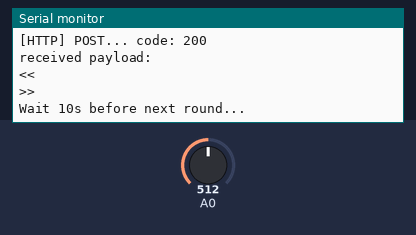
A sketch run on a simulated ESP8266 (NodeMCU). Parts: the last lines printed to the serial monitor. Inputs (shaded band) come from the test bench; at power-on: A0 = 512. WiFi joins after 1.5 s; servers stay silent unless stated; uploads are accepted with an empty reply; the local clock reads 2024-03-15 10:24:30 at power-on unless the sketch sets it.

Above: at 2.7 s.
2.8 s: A0 set to 716
At 2.87 s:
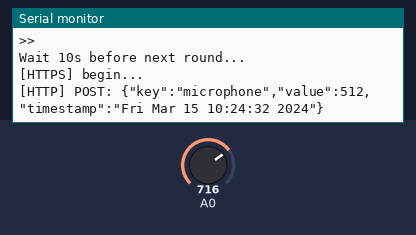
4.5 s: A0 set to 900
At 5.28 s:
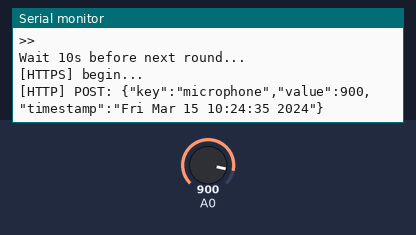
Timing chart, 0 to 7.5 s (numbered marks = the images above; inputs shaded):
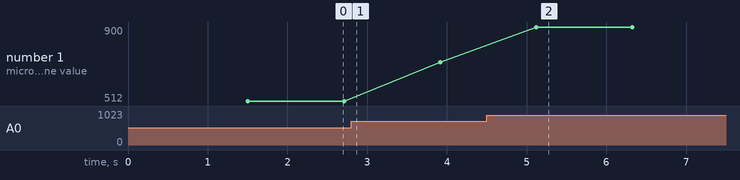

Measured:
- after the input at 4.5 s, the serial monitor: prints a new line after 0.62 s (image 2)
- plotted number 1: 512 → 716 after the input at 2.8 s, 716 → 900 after the input at 4.5 s

The sketch:

Client_arduino_https.ino
```cpp
#include <Arduino.h>
#include <ArduinoJson.h>
#include "time.h"
#include <ESP8266WiFi.h>
#include <ESP8266WiFiMulti.h>
#include <ESP8266HTTPClient.h>
#include <WiFiClientSecureBearSSL.h>

#define SERVER_IP "https://testdb-9d6d.restdb.io/rest"

#ifndef STASSID
#define STASSID "---"
#define STAPSK  "---"
#endif

const char* ntpServer = "pool.ntp.org";
const long  gmtOffset_sec = 3600;   //Replace with your GMT offset (seconds)
const int   daylightOffset_sec = 0;  //Replace with your daylight offset (seconds)

ESP8266WiFiMulti WiFiMulti;
DynamicJsonDocument doc(1024);

void setup() {
  Serial.begin(115200);
  WiFi.begin(STASSID, STAPSK);

  while (WiFi.status() != WL_CONNECTED) {
    delay(500);
    Serial.print(".");
  }
  Serial.print("\nConnected! IP address: ");
  Serial.println(WiFi.localIP());

  configTime(gmtOffset_sec, daylightOffset_sec, ntpServer);
}

void loop() {
  if ((WiFiMulti.run() == WL_CONNECTED)) {

    std::unique_ptr<BearSSL::WiFiClientSecure>client(new BearSSL::WiFiClientSecure);
    client->setInsecure();

    HTTPClient https;

    Serial.print("[HTTPS] begin...\n");
    if (https.begin(*client, SERVER_IP "/measurements"))
    {
      https.addHeader("content-type", "application/json");
      https.addHeader("cache-control", "no-cache");
      https.addHeader("x-apikey", "c6d4ca494ebd81e94c3ec107b333a8b0bf14d");

      time_t rawtime;
      struct tm * timeinfo;
      time (&rawtime);
      timeinfo = localtime (&rawtime);
      String timestamp=asctime(timeinfo); //con questa funzione viene aggiunto un a capo che il server rest non gradisce
      timestamp.replace("\n","");

      doc["key"]="microphone";
      doc["value"]=analogRead(A0);
      doc["timestamp"]=timestamp;

      String output;
      serializeJson(doc, output);

      Serial.print("[HTTP] POST: ");
      Serial.println(output);

      int httpCode = https.POST(output);

      if (httpCode > 0) {
        Serial.printf("[HTTP] POST... code: %d\n", httpCode);

        if (httpCode == HTTP_CODE_OK) {
          const String& payload = https.getString();
          Serial.println("received payload:\n<<");
          Serial.println(payload);
          Serial.println(">>");
        }
      } else {
        Serial.printf("[HTTP] POST... failed, error: %s\n", https.errorToString(httpCode).c_str());
      }

      https.end();
    } else {
      Serial.printf("[HTTPS] Unable to connect\n");
    }
  }

  Serial.println("Wait 10s before next round...");
  delay(1000);
}
```
